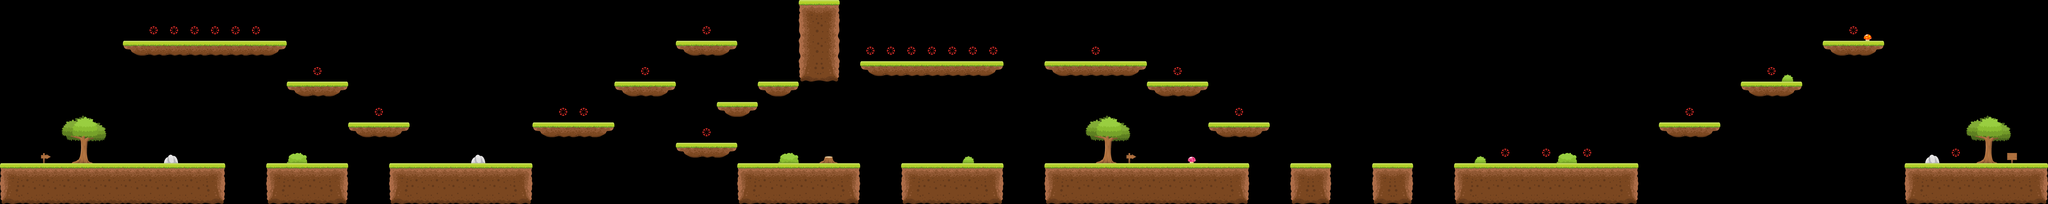

This is a level from a 2D game, rendered from its Tiled map with the project's own tilesets. A one-line summary and the map file follow, with tile-layer data summarised:
An orthogonal 100x10 tile map with 128x128 px tiles, 3 tile layers (gems, background, walls).

<map version="1.8" tiledversion="1.8.2" orientation="orthogonal" renderorder="right-down" width="100" height="10" tilewidth="128" tileheight="128" infinite="0" nextlayerid="4" nextobjectid="1">
 <tileset firstgid="1" name="tiles_spritesheet" tilewidth="128" tileheight="128" tilecount="35" columns="5">
  <image source="tiles_spritesheet.png" width="640" height="896" />
 </tileset>
 <layer id="3" name="gems" width="100" height="10">
  <data>[1000 cells, 30 non-empty, 1 distinct tile ids]</data>
 </layer>
 <layer id="1" name="background" width="100" height="10">
  <data>[1000 cells, 36 non-empty, 15 distinct tile ids]</data>
 </layer>
 <layer id="2" name="walls" width="100" height="10">
  <data>[1000 cells, 192 non-empty, 11 distinct tile ids]</data>
 </layer>
</map>
